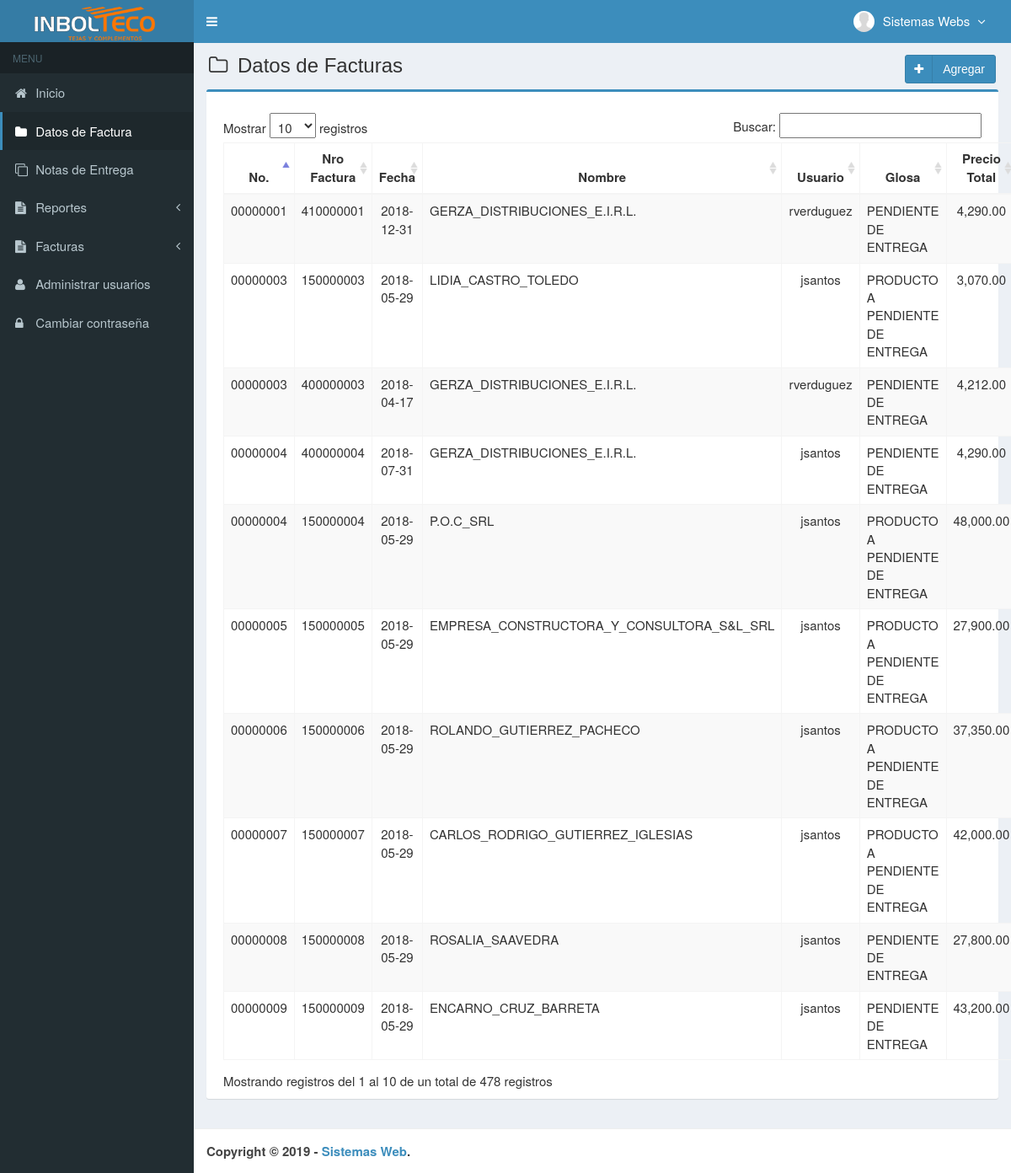
Screenshot of /main.php?module=facturas (signed in) with the database file from the repository.
### tables this page shows
CREATE TABLE IF NOT EXISTS `usuarios` (
  `id_user` int(3) NOT NULL AUTO_INCREMENT,
  `username` varchar(50) NOT NULL,
  `name_user` varchar(50) NOT NULL,
  `password` varchar(50) NOT NULL,
  `email` varchar(50) DEFAULT NULL,
  `telefono` varchar(13) DEFAULT NULL,
  `foto` varchar(100) DEFAULT NULL,
  `permisos_acceso` enum('Super Admin','Gerente','Ventas') NOT NULL,
  `status` enum('activo','bloqueado') NOT NULL DEFAULT 'activo',
  `created_at` timestamp NOT NULL DEFAULT CURRENT_TIMESTAMP ON UPDATE CURRENT_TIMESTAMP,
  `updated_at` timestamp NOT NULL DEFAULT '0000-00-00 00:00:00',
  PRIMARY KEY (`id_user`),
  KEY `level` (`permisos_acceso`)
);

CREATE TABLE IF NOT EXISTS `factura` (
  `VDOCUM` varchar(8) DEFAULT NULL,
  `VDOCUMA` varchar(9) NOT NULL DEFAULT '',
  `VFECHA` date DEFAULT NULL,
  `VNOMBRE` varchar(120) DEFAULT NULL,
  `VRUC` varchar(17) DEFAULT NULL,
  `VCAJA` char(2) DEFAULT NULL,
  `VFACTURA` varchar(20) DEFAULT NULL,
  `VORDEN` varchar(15) DEFAULT NULL,
  `VPEDIDO` varchar(8) DEFAULT NULL,
  `VTRANS` char(1) DEFAULT NULL,
  `VTC` double DEFAULT NULL,
  `VMONEDA` smallint(6) DEFAULT NULL,
  `VANULADA` char(1) DEFAULT NULL,
  `VUSUARIO` varchar(15) DEFAULT NULL,
  `AGECODIGO` char(3) DEFAULT NULL,
  `CLICODIGO` varchar(8) DEFAULT NULL,
  `DESCODIGO` varchar(8) DEFAULT NULL,
  `VENCODIGO` varchar(8) DEFAULT NULL,
  `VDESCUENTOS` double DEFAULT NULL,
  `VTIPRE` smallint(6) DEFAULT NULL,
  `VGLOSA` varchar(100) DEFAULT NULL,
  `PROFORMA` varchar(8) DEFAULT NULL,
  `VDIAS` int(11) DEFAULT NULL,
  `VENCIMIENTO` date DEFAULT NULL,
  `TOTALFAC` double DEFAULT NULL,
  `ICE` double DEFAULT NULL,
  `DESCUENTOS` double DEFAULT NULL,
  `OTROS` double DEFAULT NULL,
  `TOTALLIT` varchar(120) DEFAULT NULL,
  `XENTREGAR` char(1) DEFAULT NULL,
  `VMARCA` char(1) DEFAULT NULL,
  `DESC1` double DEFAULT NULL,
  `DESC2` double DEFAULT NULL,
  `DESC3` double DEFAULT NULL,
  `DESC4` double DEFAULT NULL,
  `HORAGRA` varchar(12) DEFAULT NULL,
  `FECHAGRA` date DEFAULT NULL,
  `NO_AUTO` varchar(20) DEFAULT NULL,
  `LLAVE_DOS` varchar(100) DEFAULT NULL,
  `FECHA_LIMITE` date DEFAULT NULL,
  `NO_CONTROL` varchar(15) DEFAULT NULL,
  `NO_CUENTA` varchar(8) DEFAULT NULL,
  `IDCITA` double DEFAULT NULL,
  `TIPO_PAGO` varchar(2) DEFAULT NULL,
  `TIPO_TARJETA` varchar(12) DEFAULT NULL,
  `BANCO` varchar(12) DEFAULT NULL,
  `BANCO_DCTO` varchar(12) DEFAULT NULL,
  `ENTREGADOBS` double DEFAULT NULL,
  `ENTREGADOUS` double DEFAULT NULL,
  `CAMBIO` double DEFAULT NULL,
  `NLOTE` varchar(12) DEFAULT NULL,
  `FACTURAEXP` char(1) DEFAULT NULL,
  `TASACERO` char(1) DEFAULT NULL,
  `HOJA` double DEFAULT NULL,
  `ANEXO1` varchar(50) DEFAULT NULL,
  `ANEXO2` varchar(50) DEFAULT NULL,
  `ANEXO3` varchar(50) DEFAULT NULL,
  `ANEXO4` varchar(50) DEFAULT NULL,
  `DESPACHO` char(1) DEFAULT NULL,
  `DESPACHOHORA` varchar(12) DEFAULT NULL,
  `ATCBS` double DEFAULT '0',
  `ATCUS` double DEFAULT '0',
  `TOTALCOBRADO` double DEFAULT '0',
  `NITTIPO` char(2) DEFAULT '',
  `ICEADICIONAL` double DEFAULT '0',
  PRIMARY KEY (`VDOCUMA`),
  KEY `NewIndex` (`VDOCUM`),
  KEY `NewIndex2` (`CLICODIGO`)
);

### modules/facturas/view.php (the view, shortened to what this page needs)
<section class="content-header">
  <h1>
    <i class="fa fa-folder-o icon-title"></i> Datos de Facturas
    <a class="btn btn-primary btn-social pull-right" href="?module=form_medicines&form=add" title="agregar" data-toggle="tooltip">
      <i class="fa fa-plus"></i> Agregar
    </a>
  </h1>
</section>
<section class="content">
  <div class="row">
    <div class="col-md-12">
      <div class="box box-primary">
        <div class="box-body">
          <table id="dataTables1" class="table table-bordered table-striped table-hover">
            <thead>
              <tr>
                <th class="center">No.</th>
                <th class="center">Nro Factura</th>
                <th class="center">Fecha</th>
                <th class="center">Nombre</th>
                <th class="center">Usuario</th>
                <th class="center">Glosa</th>
                <th class="center">Precio Total</th>
              </tr>
            </thead>
            <tbody>
            <?php
            $query = mysqli_query($mysqli, "SELECT VDOCUM,VDOCUMA,VFECHA,VNOMBRE,VUSUARIO,VGLOSA,TOTALFAC FROM factura ORDER BY VDOCUM DESC")
                                            or die('error: '.mysqli_error($mysqli));
            while ($data = mysqli_fetch_assoc($query)) {
              echo "<tr>
                      <td width='30' class='center'>$data[VDOCUM]</td>
                      <td width='80' class='center'>$data[VDOCUMA]</td>
                      <td width='120' align='center'>$data[VFECHA]</td>
                      <td width='80' align='left'>$data[VNOMBRE]</td>
                      <td width='100' align='center'>$data[VUSUARIO]</td>
                      <td width='80' align='left'>$data[VGLOSA]</td>
                      <td width='80' class='center'>".number_format($data["TOTALFAC"],2)."</td>
					   <td width='80' align='left'>INCOMPLETO</td>
                      <td class='center' width='80'>
                        <div>
                          <a data-toggle='tooltip' data-placement='top' title='Ver Factura' style='margin-right:5px' class='btn btn-primary btn-sm' href='?module=facturas_detalle&id=$data[VDOCUMA]'>
                              <i style='color:#fff' class='glyphicon glyphicon-search'></i>
                          </a>";
            ?>
            <?php
              echo "    </div>
                      </td>
                    </tr>";
            }
            ?>
            </tbody>
          </table>
        </div>
      </div>
    </div>
  </div>
</section><!-- /.content

### top-menu.php (shortened to what this page needs)
<?php
require_once "config/database.php";
$query = mysqli_query($mysqli, "SELECT id_user, name_user, foto, permisos_acceso FROM usuarios WHERE id_user='$_SESSION[id_user]'")
                                or die('error: '.mysqli_error($mysqli));
$data = mysqli_fetch_assoc($query);
?>
<li class="dropdown user user-menu">
  <a href="#" class="dropdown-toggle" data-toggle="dropdown">
  <?php
  if ($data['foto']=="") { ?>
    <img src="images/user/user-default.png" class="user-image" alt="User Image"/>
  <?php
  }
  else { ?>
    <img src="images/user/<?php echo $data['foto']; ?>" class="user-image" alt="User Image"/>
  <?php
  }
  ?>
    <span class="hidden-xs"><?php echo $data['name_user']; ?> <i style="margin-left:5px" class="fa fa-angle-down"></i></span>
  </a>
</li>

### assets/css/style.css (style rules this page uses)
.btn-social *:first-child { border-right: 1px solid rgba(0, 0, 0, 0.1); bottom: 0; font-size: 1em !important; left: 0; line-height: 32px !important; position: absolute; text-align: center; top: 0; width: 32px !important; }
.content-header { padding: 15px 18px 0; position: relative; }
.center { text-align:center; }
.icon-title { margin-right: 5px; }
body { background-color: #fff; color: #333; font-size: 15px; line-height: 1.42857; }

### rows the page displays
usuarios: foto (placeholder picture), name_user "Sistemas Webs"
factura: VDOCUM "00000009", VDOCUMA "150000009", VFECHA "2018-05-29", VNOMBRE "ENCARNO_CRUZ_BARRETA", VUSUARIO "jsantos", VGLOSA "PENDIENTE DE ENTREGA", TOTALFAC "43,200.00"
factura: VDOCUM "00000008", VDOCUMA "150000008", VFECHA "2018-05-29", VNOMBRE "ROSALIA_SAAVEDRA", VUSUARIO "jsantos", VGLOSA "PENDIENTE DE ENTREGA", TOTALFAC "27,800.00"
factura: VDOCUM "00000007", VDOCUMA "150000007", VFECHA "2018-05-29", VNOMBRE "CARLOS_RODRIGO_GUTIERREZ_IGLESIAS", VUSUARIO "jsantos", VGLOSA "PRODUCTO A PENDIENTE DE ENTREGA", TOTALFAC "42,000.00"
factura: VDOCUM "00000006", VDOCUMA "150000006", VFECHA "2018-05-29", VNOMBRE "ROLANDO_GUTIERREZ_PACHECO", VUSUARIO "jsantos", VGLOSA "PRODUCTO A PENDIENTE DE ENTREGA", TOTALFAC "37,350.00"
factura: VDOCUM "00000005", VDOCUMA "150000005", VFECHA "2018-05-29", VNOMBRE "EMPRESA_CONSTRUCTORA_Y_CONSULTORA_S&L_SRL", VUSUARIO "jsantos", VGLOSA "PRODUCTO A PENDIENTE DE ENTREGA", TOTALFAC "27,900.00"
factura: VDOCUM "00000004", VDOCUMA "400000004", VFECHA "2018-07-31", VNOMBRE "GERZA_DISTRIBUCIONES_E.I.R.L.", VUSUARIO "jsantos", VGLOSA "PENDIENTE DE ENTREGA", TOTALFAC "4,290.00"
factura: VDOCUM "00000004", VDOCUMA "150000004", VFECHA "2018-05-29", VNOMBRE "P.O.C_SRL", VUSUARIO "jsantos", VGLOSA "PRODUCTO A PENDIENTE DE ENTREGA", TOTALFAC "48,000.00"
factura: VDOCUM "00000003", VDOCUMA "150000003", VFECHA "2018-05-29", VNOMBRE "LIDIA_CASTRO_TOLEDO", VUSUARIO "jsantos", VGLOSA "PRODUCTO A PENDIENTE DE ENTREGA", TOTALFAC "3,070.00"
factura: VDOCUM "00000003", VDOCUMA "400000003", VFECHA "2018-04-17", VNOMBRE "GERZA_DISTRIBUCIONES_E.I.R.L.", VUSUARIO "rverduguez", VGLOSA "PENDIENTE DE ENTREGA", TOTALFAC "4,212.00"
factura: VDOCUM "00000001", VDOCUMA "410000001", VFECHA "2018-12-31", VNOMBRE "GERZA_DISTRIBUCIONES_E.I.R.L.", VUSUARIO "rverduguez", VGLOSA "PENDIENTE DE ENTREGA", TOTALFAC "4,290.00"
